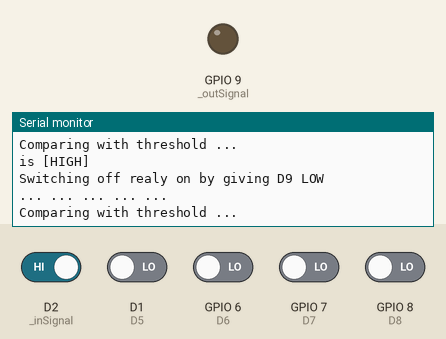
Recording of a sketch running on a simulated ESP8266 (NodeMCU). Shown: output pins drawn as LEDs (lit = HIGH), the last lines printed to the serial monitor. The test bench sets the inputs (shaded band); at power-on: D2 (_inSignal) HIGH, D1 (D5), GPIO 6 (D6), GPIO 7 (D7), GPIO 8 (D8) LOW.

Above: at 1.2 s.
1.3 s: D2 (_inSignal) driven LOW
At 2.3 s:
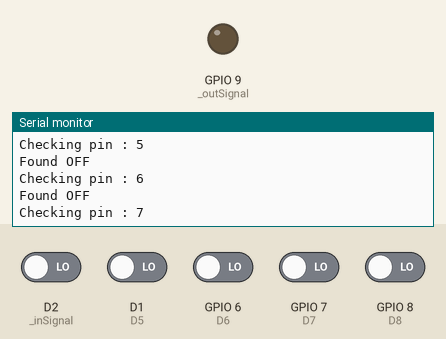
2.8 s: D1 (D5) driven HIGH
At 3.8 s:
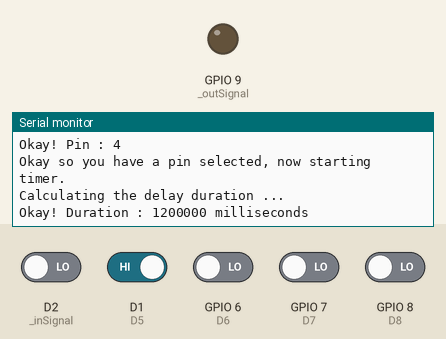
Timing chart, 0 to 5.8 s (numbered marks = the images above; inputs shaded):
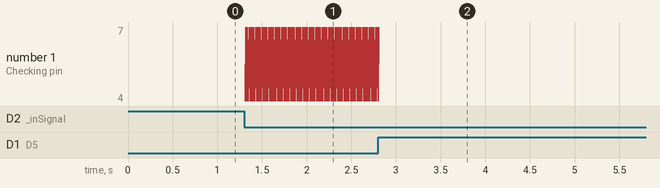

The sketch:

TIMER_CODE.ino
```cpp
#define _inSignal  4
#define _outSignal 9
#define D5 5
#define D6 6
#define D7 7
#define D8 8

#define _MonitorSerial Serial
#define _MonitorBaudRate 115200

void setup() {

  // Start Monitor Serial for debugging purposes
  _MonitorSerial.begin(_MonitorBaudRate);

  // put your setup code here, to run once:
  _MonitorSerial.println("Configuring the pins ...");
  pinMode(_outSignal, OUTPUT);
  pinMode(_inSignal, INPUT);
  pinMode(D5 , INPUT);
  pinMode(D6 , INPUT);
  pinMode(D7 , INPUT);
  pinMode(D8 , INPUT);
  _MonitorSerial.println("Configuring _outSignal D9 to default of LOW ...");
  digitalWrite(_outSignal, LOW);
  _MonitorSerial.println("Configured!");
}

unsigned int getPin()
{
  _MonitorSerial.println("Checking which pin is active ...");
  unsigned int pin = 0;
  for(unsigned int i=5; i<=8; i++)
  {
    _MonitorSerial.println("Checking pin : "+String(i-1));
    if(digitalRead(i)==HIGH)
    {
      _MonitorSerial.println("Found ON");
      pin = i;
    }
    else
    {
      _MonitorSerial.println("Found OFF");
    }
  }
  return pin;
}

void startTimer(unsigned int switchPin)
{
  _MonitorSerial.println("Calculating the delay duration ...");
  unsigned long int duration = 0;
  ///*
  switch(switchPin)
  {
    case D2: duration = 300000;
             break;
    case D3: duration = 600000;
             break;
    case D4: duration = 900000;
             break;
    case D5: duration = 1200000;
             break;
    case D6: duration = 1500000;
             break;
    case D7: duration = 1800000;
             break;
    case D8: duration = 2100000;
             break;
    case D9: duration = 2400000;
             break;
  }//*/
  //duration = 900000;
  _MonitorSerial.println("Okay! Duration : "+String(duration)+" milliseconds");
  delay(duration);
}

bool shouldStartTimer(int value)
{
  _MonitorSerial.println("Comparing with threshold ...");
  return (value == LOW);
}

void loop() {
  _MonitorSerial.println("... ... ... ... ...");
  //reading the digital input
  int value = digitalRead(_inSignal);

  if(!shouldStartTimer(value))
  {
    _MonitorSerial.println("is [HIGH]");
    _MonitorSerial.println("Switching off realy on by giving D9 LOW");
    digitalWrite(_outSignal, LOW);
  }
  else
  {
    _MonitorSerial.println("is [LOW]");
    unsigned int pin = getPin();
    if(pin>=2 && pin<=9)
    {
      _MonitorSerial.println("Okay! Pin : "+String(pin-1));
      _MonitorSerial.println("Okay so you have a pin selected, now starting timer.");
      startTimer(pin);
      _MonitorSerial.println("Switching the realy on by giving D9 High");
      digitalWrite(_outSignal, HIGH);
    }
  }
}
```

Measured:
- after the input at 1.3 s, the serial monitor: prints a new line at once (image 1)
- after the input at 2.8 s, the serial monitor: prints a new line at once (image 2)
